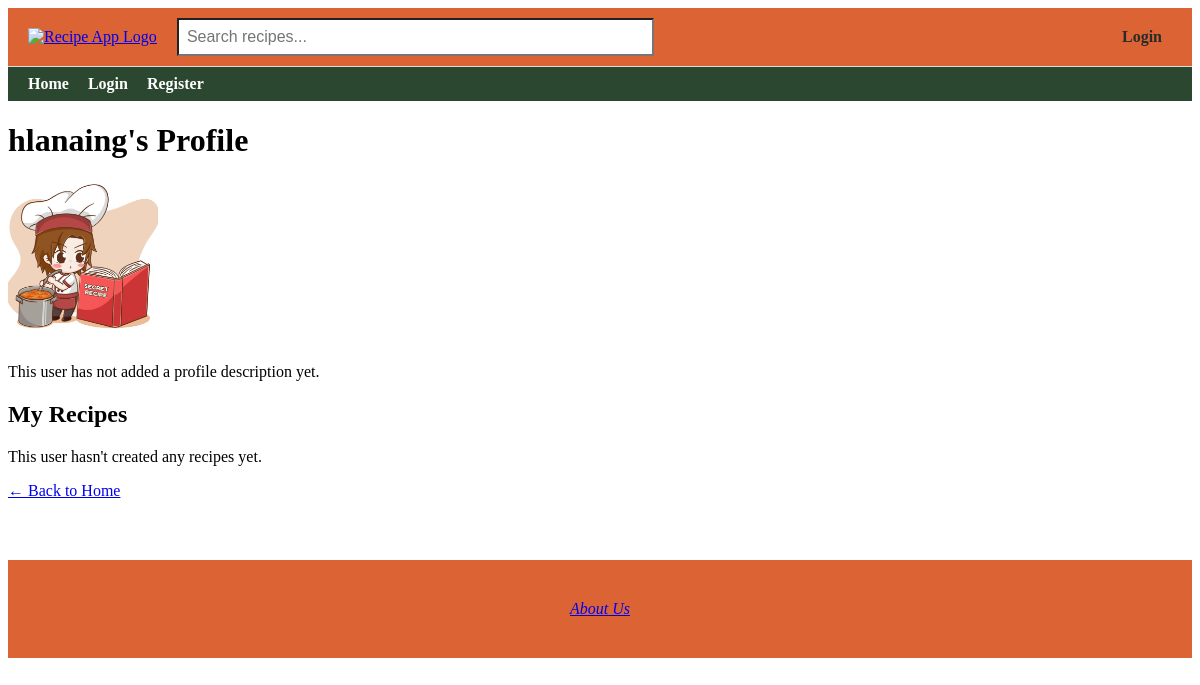
/profile/4, run on an earlier commit of the app's database.
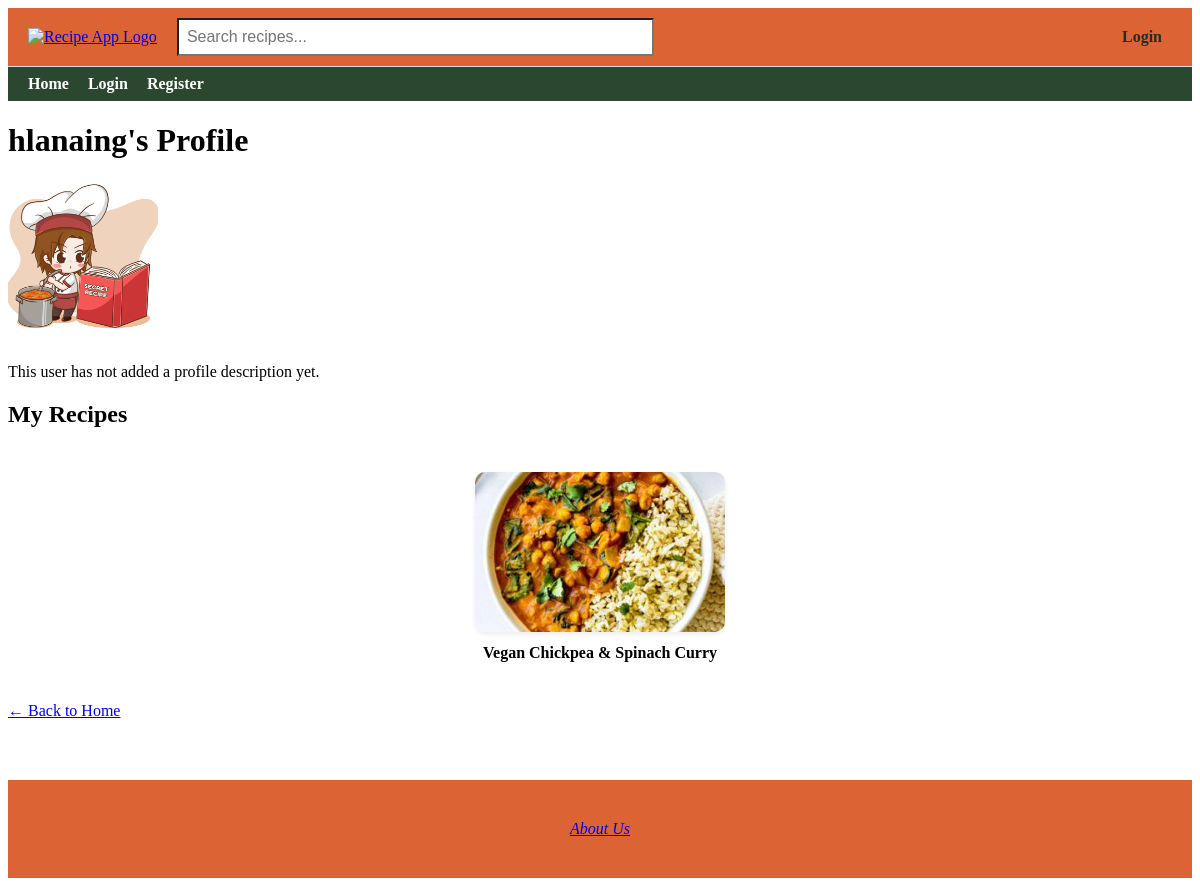
And on a later commit of the database.
### app/models.py (models this page shows, shortened)
class Recipe(db.Model):
    id = db.Column(db.Integer, primary_key=True)
    title = db.Column(db.String(100), nullable=False)
    description = db.Column(db.Text, nullable=False)
    ingredients = db.Column(db.Text, nullable=True)
    instructions = db.Column(db.Text, nullable=True)
    image_filename = db.Column(db.String(120), nullable=True)
    created = db.Column(db.DateTime, default=get_local_time)
    user_id = db.Column(db.Integer, db.ForeignKey('user.id'), nullable=False)
    rating_sum = db.Column(db.Integer, default=0)
    rating_count = db.Column(db.Integer, default=0)
    user = db.relationship('User', backref=db.backref('user_recipes', lazy=True), overlaps="author,recipes")
    comments = db.relationship('Comment', backref=db.backref('recipe', lazy=True)) #Relationship to comments (one-to-many)
    tags = db.relationship(
        'Tag',
        secondary=recipe_tags,
        backref=db.backref('recipes', lazy='dynamic'),
        lazy='dynamic'
    )

### app/routes.py (the view)
@app.route('/profile/<int:user_id>')
def public_profile(user_id):
    user = User.query.get_or_404(user_id)
    profile = Profile.query.filter_by(user_id=user.id).first()
    recipes = Recipe.query.filter_by(user_id=user.id).all()
    return render_template('public_profile.html', user=user, profile=profile, recipes=recipes)

### app/routes.py (called while the page is built)
@app.context_processor
def inject_user():
    return dict(current_user=current_user)

### app/templates/public_profile.html (shortened to what this page needs)
{% extends "base.html" %}
{% block content %}
<h1>{{ user.username }}'s Profile</h1>
{% set profile_img = profile.image_filename if profile and profile.image_filename else 'default_profile.png' %}
<img src="{{ url_for('static', filename='uploads/' + profile_img) }}"
     alt="User profile image"
     style="width: 150px; height: 150px; object-fit: cover; border-radius: 10px; margin-bottom: 12px;">
{% if profile and profile.bio %}
    <p>{{ profile.bio }}</p>
{% else %}
    <p>This user has not added a profile description yet.</p>
{% endif %}
<h2>My Recipes</h2>
{% set colors = ['#FF6B6B', '#6BCB77', '#4D96FF', '#FFC75F', '#F9F871', '#A393EB', '#FF9671', '#00C9A7', '#D65DB1', '#845EC2'] %}
{% if recipes %}
    <div class="recipe-grid">
        {% for recipe in recipes %}
            {% set has_image = recipe.image_filename is not none %}
            {% set color = colors[recipe.id % colors|length] %}
            <a href="{{ url_for('recipe_details', id=recipe.id) }}"
               class="recipe-card {% if has_image %}has-image{% endif %}">
                <div class="recipe-card-box"
                     style="background-color: {% if not has_image %}{{ color }}{% else %}transparent{% endif %};">
                    {% if has_image %}
                        <img src="{{ url_for('static', filename='uploads/' + recipe.image_filename) }}"
                             alt="{{ recipe.title }}">
                    {% endif %}
                </div>
                <div class="recipe-title">{{ recipe.title }}</div>
            </a>
        {% endfor %}
    </div>
{% else %}
    <p>This user hasn't created any recipes yet.</p>
{% endif %}
<p><a href="{{ url_for('home') }}">← Back to Home</a></p>
{% endblock %}

What changed in the data, as far as the page shows it:
added Recipe: image_filename (picture), title "Vegan Chickpea & Spinach Curry"
Also different on the page:
text no longer shown: "This user hasn't created any recipes yet."
